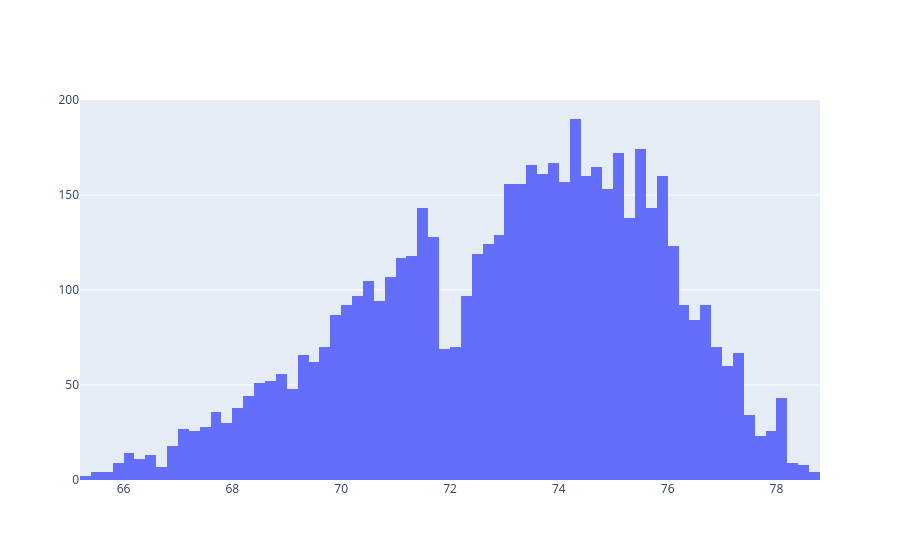

Source (notebook cell):
### Markdown cell above
Plotando o histograma

### Code cell
plotly.iplot(pyplot_data)

### Figure 1 — Plotly figure (JSON) as saved in the notebook; plotly's stock layout.template omitted (floating-point values rounded to 4 significant figures; data arrays with more than 128 entries replaced by an {"elided": "..."} marker saying what was removed)
{"data": [{"type": "histogram", "x": {"elided": "5570 float values"}}], "layout": {}}
